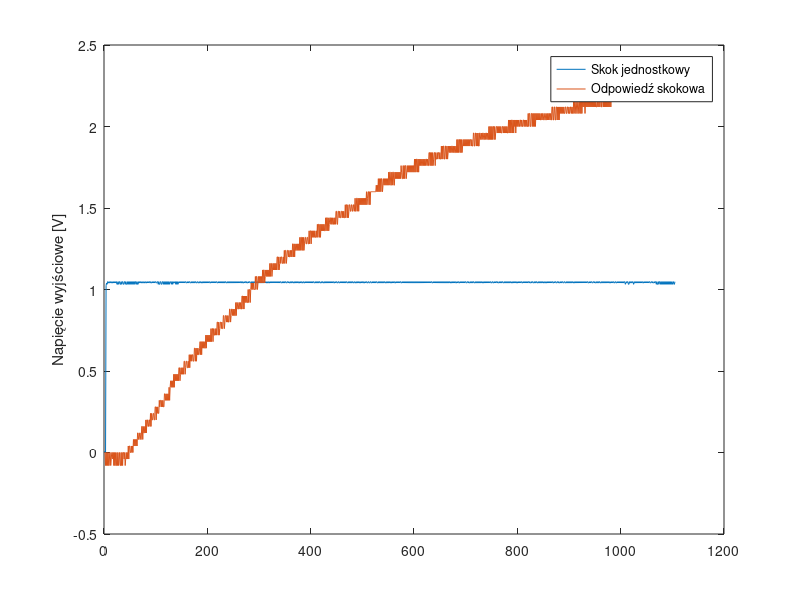

The MATLAB source for this figure:
data = csvread("NewFile4.csv",2,0)
ch1 = data(96:1200, 1)
ch2 = data(96:1200, 2)
ch1 = ch1 + abs(ch1(1))
ch2 = ch2 + abs(ch2(2))
plot(ch1)
hold on
plot(ch2)
hold off
%xlabel('Częstotliwość [Hz]')
ylabel('Napięcie wyjściowe [V]')
legend("Skok jednostkowy", "Odpowiedź skokowa")
save("test.mat", "ch1")